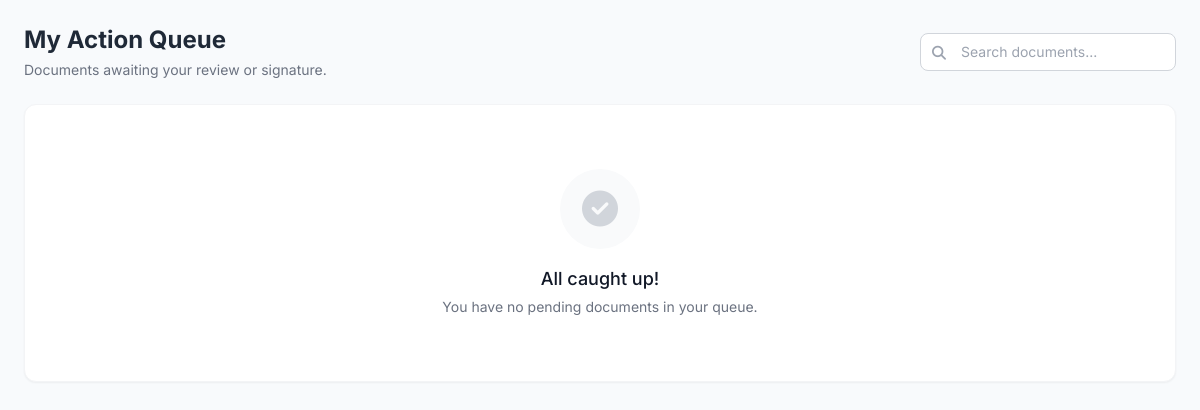
The app's page /my_queue.php (signed in), older data.
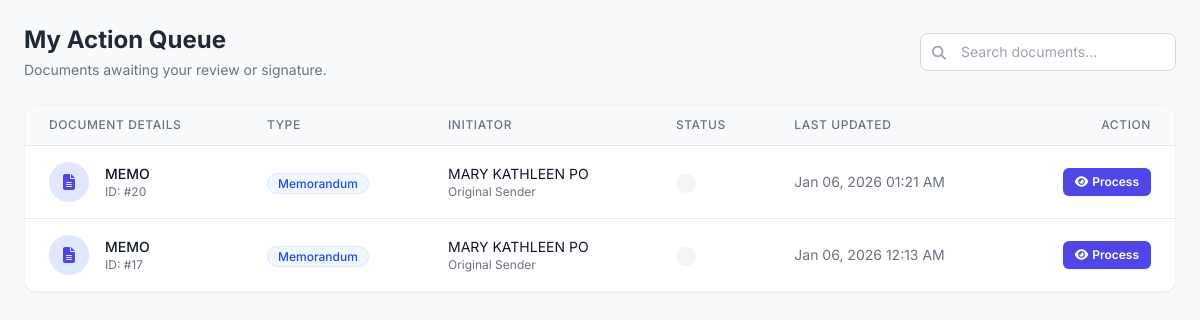
The same page, newer data.
### tables this page shows
CREATE TABLE `documents` (
  `doc_id` int(11) NOT NULL,
  `title` varchar(255) NOT NULL,
  `doc_type` varchar(100) NOT NULL,
  `status` enum('Draft','Review','Signing','Completed','Returned','Archived') NOT NULL,
  `initiator_id` int(11) NOT NULL,
  `current_owner_id` int(11) DEFAULT NULL,
  `created_at` timestamp NOT NULL DEFAULT current_timestamp(),
  `updated_at` timestamp NOT NULL DEFAULT current_timestamp() ON UPDATE current_timestamp()
);

CREATE TABLE `users` (
  `user_id` int(11) NOT NULL,
  `email` varchar(255) NOT NULL,
  `password_hash` varchar(255) NOT NULL,
  `first_name` varchar(100) NOT NULL,
  `middle_name` varchar(100) DEFAULT NULL,
  `last_name` varchar(100) NOT NULL,
  `suffix` varchar(20) DEFAULT NULL,
  `position` varchar(100) DEFAULT NULL,
  `designation` varchar(100) DEFAULT NULL,
  `division` varchar(100) DEFAULT NULL,
  `sex` enum('Male','Female','Other','Prefer not to say') DEFAULT NULL,
  `contact_number` varchar(50) DEFAULT NULL,
  `role` enum('Initiator','Section Chief','Division Chief','ARD','RED','Records Office','Admin') NOT NULL DEFAULT 'Initiator',
  `status` varchar(50) NOT NULL DEFAULT 'Pending',
  `verification_token` varchar(255) DEFAULT NULL,
  `token_expiry` datetime DEFAULT NULL,
  `reset_token` varchar(255) DEFAULT NULL,
  `reset_token_expiry` datetime DEFAULT NULL,
  `created_at` timestamp NOT NULL DEFAULT current_timestamp(),
  `otos_userlink` int(11) NOT NULL,
  `profile_picture_path` varchar(255) DEFAULT NULL
);

### my_queue.php (the view, shortened to what this page needs)
<?php
$user_id = $_SESSION['user_id'];
require_once 'db.php';
$search = $_GET['search'] ?? '';
$search_sql = "";
$params = [$user_id];
$types = "i";
$sql = "SELECT
            d.doc_id,
            d.title,
            d.doc_type,
            d.status,
            d.created_at,
            d.updated_at,
            u.first_name as init_fname,
            u.last_name as init_lname
        FROM documents d
        JOIN users u ON d.initiator_id = u.user_id
        WHERE d.current_owner_id = ?
        AND d.status != 'Draft'
        AND d.status != 'Completed'
        AND d.status != 'Archived'
        $search_sql
        ORDER BY d.updated_at DESC";
$stmt = $conn->prepare($sql);
$stmt->bind_param($types, ...$params);
$stmt->execute();
$result = $stmt->get_result();
?>
<!DOCTYPE html>
<html lang="en">
<head>
    <script src="https://cdn.tailwindcss.com"></script>
    <link rel="stylesheet" href="https://cdnjs.cloudflare.com/ajax/libs/font-awesome/6.4.0/css/all.min.css">
</head>
<body class="p-6">
    <div class="max-w-7xl mx-auto">
        <div class="flex flex-col md:flex-row justify-between items-start md:items-center mb-6 gap-4">
            <div>
                <h1 class="text-2xl font-bold text-gray-800">My Action Queue</h1>
                <p class="text-sm text-gray-500 mt-1">Documents awaiting your review or signature.</p>
            </div>
            <form method="GET" class="w-full md:w-auto">
                <div class="relative">
                    <input type="text" name="search" value="<?php echo htmlspecialchars($search); ?>"
                           placeholder="Search documents..."
                           class="w-full md:w-64 pl-10 pr-4 py-2 border border-gray-300 rounded-lg focus:ring-2 focus:ring-indigo-500 focus:border-indigo-500 outline-none transition text-sm">
                    <i class="fas fa-search absolute left-3 top-2.5 text-gray-400 text-sm"></i>
                </div>
            </form>
        </div>
        <div class="bg-white rounded-xl shadow-sm border border-gray-100 overflow-hidden">
            <?php if ($result->num_rows > 0): ?>
                <div class="overflow-x-auto">
                    <table class="min-w-full divide-y divide-gray-200">
                        <thead class="bg-gray-50">
                            <tr>
                                <th scope="col" class="px-6 py-3 text-left text-xs font-medium text-gray-500 uppercase tracking-wider">Document Details</th>
                                <th scope="col" class="px-6 py-3 text-left text-xs font-medium text-gray-500 uppercase tracking-wider">Type</th>
                                <th scope="col" class="px-6 py-3 text-left text-xs font-medium text-gray-500 uppercase tracking-wider">Initiator</th>
                                <th scope="col" class="px-6 py-3 text-left text-xs font-medium text-gray-500 uppercase tracking-wider">Status</th>
                                <th scope="col" class="px-6 py-3 text-left text-xs font-medium text-gray-500 uppercase tracking-wider">Last Updated</th>
                                <th scope="col" class="px-6 py-3 text-right text-xs font-medium text-gray-500 uppercase tracking-wider">Action</th>
                            </tr>
                        </thead>
                        <tbody class="bg-white divide-y divide-gray-200">
                            <?php while ($row = $result->fetch_assoc()): ?>
                                <tr class="hover:bg-gray-50 transition-colors">
                                    <td class="px-6 py-4 whitespace-nowrap">
                                        <div class="flex items-center">
                                            <div class="flex-shrink-0 h-10 w-10 rounded-full bg-indigo-100 flex items-center justify-center text-indigo-600">
                                                <i class="fas fa-file-alt"></i>
                                            </div>
                                            <div class="ml-4">
                                                <div class="text-sm font-medium text-gray-900 truncate max-w-xs" title="<?php echo htmlspecialchars($row['title']); ?>">
                                                    <?php echo htmlspecialchars($row['title']); ?>
                                                </div>
                                                <div class="text-xs text-gray-500">ID: #<?php echo $row['doc_id']; ?></div>
                                            </div>
                                        </div>
                                    </td>
                                    <td class="px-6 py-4 whitespace-nowrap">
                                        <span class="px-2.5 py-0.5 rounded-full text-xs font-medium bg-blue-50 text-blue-700 border border-blue-100">
                                            <?php echo htmlspecialchars($row['doc_type']); ?>
                                        </span>
                                    </td>
                                    <td class="px-6 py-4 whitespace-nowrap">
                                        <div class="text-sm text-gray-900"><?php echo htmlspecialchars($row['init_fname'] . ' ' . $row['init_lname']); ?></div>
                                        <div class="text-xs text-gray-500">Original Sender</div>
                                    </td>
                                    <td class="px-6 py-4 whitespace-nowrap">
                                        <?php
                                            $statusClass = 'bg-gray-100 text-gray-800';
                                        ?>
                                        <span class="px-2.5 py-0.5 rounded-full text-xs font-medium <?php echo $statusClass; ?>">
                                        </span>
                                    </td>
                                    <td class="px-6 py-4 whitespace-nowrap text-sm text-gray-500">
                                        <?php echo date('M d, Y h:i A', strtotime($row['updated_at'])); ?>
                                    </td>
                                    <td class="px-6 py-4 whitespace-nowrap text-right text-sm font-medium">
                                        <a href="view_document.php?id=<?php echo $row['doc_id']; ?>" class="text-white bg-indigo-600 hover:bg-indigo-700 px-3 py-1.5 rounded-md text-xs font-semibold shadow-sm transition-all flex items-center inline-flex gap-1">
                                            <i class="fas fa-eye"></i> Process
                                        </a>
                                    </td>
                                </tr>
                            <?php endwhile; ?>
                        </tbody>
                    </table>
                </div>
            <?php else: ?>
                <div class="text-center py-16">
                    <div class="bg-gray-50 rounded-full h-20 w-20 flex items-center justify-center mx-auto mb-4">
                        <i class="fas fa-check-circle text-gray-300 text-4xl"></i>
                    </div>
                    <h3 class="text-lg font-medium text-gray-900">All caught up!</h3>
                    <p class="mt-1 text-sm text-gray-500">You have no pending documents in your queue.</p>
                </div>
            <?php endif; ?>
        </div>
    </div>
</body>
</html>

### my_queue.php (style rules this page uses)
body { font-family: 'Inter', sans-serif; background-color: #f8fafc; }

Row changes from the older to the newer data that the page shows:
added documents: title "MEMO", doc_id "20", doc_type "Memorandum", initiator.last_name "MARY KATHLEEN PO", updated_at "Jan 06, 2026 01:21 AM"
added documents: title "MEMO", doc_id "17", doc_type "Memorandum", initiator.last_name "MARY KATHLEEN PO", updated_at "Jan 06, 2026 12:13 AM"
Text that changed along with them:
text no longer shown: "All caught up! You have no pending documents in your queue."
text now shown: "DOCUMENT DETAILS TYPE INITIATOR STATUS LAST UPDATED ACTION"
